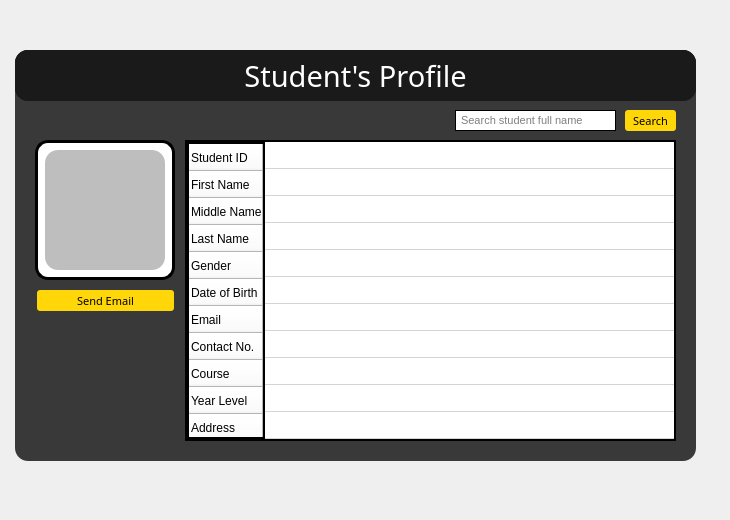
      <widget class="QWidget" name="Profile">
       <widget class="QLabel" name="label_31">
        <property name="geometry">
         <rect>
          <x>0</x>
          <y>0</y>
          <width>721</width>
          <height>511</height>
         </rect>
        </property>
        <property name="styleSheet">
         <string notr="true"/>
        </property>
        <property name="text">
         <string/>
        </property>
        <property name="pixmap">
         <pixmap>images/school2.png</pixmap>
        </property>
        <property name="scaledContents">
         <bool>true</bool>
        </property>
       </widget>
       <widget class="QFrame" name="frame_12">
        <property name="geometry">
         <rect>
          <x>15</x>
          <y>50</y>
          <width>681</width>
          <height>411</height>
         </rect>
        </property>
        <property name="styleSheet">
         <string notr="true">background-color:rgb(57, 57, 57);border-radius:13px</string>
        </property>
        <property name="frameShape">
         <enum>QFrame::StyledPanel</enum>
        </property>
        <property name="frameShadow">
         <enum>QFrame::Raised</enum>
        </property>
        <widget class="QFrame" name="frame_13">
         <property name="geometry">
          <rect>
           <x>0</x>
           <y>0</y>
           <width>681</width>
           <height>51</height>
          </rect>
         </property>
         <property name="styleSheet">
          <string notr="true">background-color:rgb(26, 26, 26)</string>
         </property>
         <property name="frameShape">
          <enum>QFrame::StyledPanel</enum>
         </property>
         <property name="frameShadow">
          <enum>QFrame::Raised</enum>
         </property>
         <widget class="QLabel" name="label_32">
          <property name="geometry">
           <rect>
            <x>0</x>
            <y>0</y>
            <width>681</width>
            <height>51</height>
           </rect>
          </property>
          <property name="font">
           <font>
            <family>Impact</family>
            <pointsize>22</pointsize>
           </font>
          </property>
          <property name="styleSheet">
           <string notr="true">color:white
</string>
          </property>
          <property name="text">
           <string>Student's Profile</string>
          </property>
          <property name="alignment">
           <set>Qt::AlignCenter</set>
          </property>
         </widget>
        </widget>
        <widget class="QLineEdit" name="searchprofile">
         <property name="geometry">
          <rect>
           <x>440</x>
           <y>60</y>
           <width>161</width>
           <height>21</height>
          </rect>
         </property>
         <property name="font">
          <font>
           <pointsize>8</pointsize>
          </font>
         </property>
         <property name="styleSheet">
          <string notr="true">background-color:white;color:black;border:1px solid black</string>
         </property>
         <property name="placeholderText">
          <string> Search student full name</string>
         </property>
        </widget>
        <widget class="QPushButton" name="btnsearchprofile">
         <property name="geometry">
          <rect>
           <x>610</x>
           <y>60</y>
           <width>51</width>
           <height>21</height>
          </rect>
         </property>
         <property name="font">
          <font>
           <family>Impact</family>
           <pointsize>8</pointsize>
          </font>
         </property>
         <property name="styleSheet">
          <string notr="true">QPushButton
{
background-color:rgb(255, 214, 8);
color:black; border-radius:3px
}

QPushButton::pressed
{
background-color : black;
color:rgb(255, 214, 8)
}</string>
         </property>
         <property name="text">
          <string>Search</string>
         </property>
        </widget>
        <widget class="QTableWidget" name="tableWidget_2">
         <property name="geometry">
          <rect>
           <x>170</x>
           <y>90</y>
           <width>491</width>
           <height>301</height>
          </rect>
         </property>
         <property name="font">
          <font>
           <family>Verdana</family>
           <pointsize>8</pointsize>
           <weight>75</weight>
           <bold>true</bold>
          </font>
         </property>
         <property name="styleSheet">
          <string notr="true">background-color:white;color:black;border:2px solid black;border-radius:0px</string>
         </property>
         <property name="columnCount">
          <number>1</number>
         </property>
         <attribute name="horizontalHeaderVisible">
          <bool>false</bool>
         </attribute>
         <attribute name="horizontalHeaderCascadingSectionResizes">
          <bool>false</bool>
         </attribute>
         <attribute name="horizontalHeaderDefaultSectionSize">
          <number>5000</number>
         </attribute>
         <attribute name="horizontalHeaderHighlightSections">
          <bool>true</bool>
         </attribute>
         <attribute name="verticalHeaderDefaultSectionSize">
          <number>27</number>
         </attribute>
         <row>
          <property name="text">
           <string>Student ID</string>
          </property>
         </row>
         <row>
          <property name="text">
           <string>First Name</string>
          </property>
         </row>
         <row>
          <property name="text">
           <string>Middle Name</string>
          </property>
         </row>
         <row>
          <property name="text">
           <string>Last Name</string>
          </property>
         </row>
         <row>
          <property name="text">
           <string>Gender</string>
          </property>
         </row>
         <row>
          <property name="text">
           <string>Date of Birth</string>
          </property>
         </row>
         <row>
          <property name="text">
           <string>Email</string>
          </property>
         </row>
         <row>
          <property name="text">
           <string>Contact No.</string>
          </property>
         </row>
         <row>
          <property name="text">
           <string>Course</string>
          </property>
         </row>
         <row>
          <property name="text">
           <string>Year Level</string>
          </property>
         </row>
         <row>
          <property name="text">
           <string>Address</string>
          </property>
         </row>
         <column>
          <property name="text">
           <string>1</string>
          </property>
         </column>
         <item row="0" column="0">
          <property name="text">
           <string/>
          </property>
         </item>
         <item row="1" column="0">
          <property name="text">
           <string/>
          </property>
         </item>
         <item row="2" column="0">
          <property name="text">
           <string/>
          </property>
         </item>
        </widget>
        <widget class="QFrame" name="frame_14">
         <property name="geometry">
          <rect>
           <x>20</x>
           <y>90</y>
           <width>140</width>
           <height>140</height>
          </rect>
         </property>
         <property name="minimumSize">
          <size>
           <width>140</width>
           <height>140</height>
          </size>
         </property>
         <property name="styleSheet">
          <string notr="true">background-color:white;color:black;border:3px solid black</string>
         </property>
         <property name="frameShape">
          <enum>QFrame::StyledPanel</enum>
         </property>
         <property name="frameShadow">
          <enum>QFrame::Raised</enum>
         </property>
         <widget class="QPushButton" name="ImageButton_3">
          <property name="geometry">
           <rect>
            <x>10</x>
            <y>10</y>
            <width>120</width>
            <height>120</height>
           </rect>
          </property>
          <property name="minimumSize">
           <size>
            <width>120</width>
            <height>120</height>
           </size>
          </property>
          <property name="styleSheet">
           <string notr="true">border:none;background-color:rgb(190, 190, 190)</string>
          </property>
          <property name="text">
           <string/>
          </property>
          <property name="iconSize">
           <size>
            <width>110</width>
            <height>110</height>
           </size>
          </property>
         </widget>
        </widget>
        <widget class="QPushButton" name="btnsendemail">
         <property name="geometry">
          <rect>
           <x>22</x>
           <y>240</y>
           <width>137</width>
           <height>21</height>
          </rect>
         </property>
         <property name="font">
          <font>
           <family>Arial Black</family>
           <pointsize>8</pointsize>
          </font>
         </property>
         <property name="styleSheet">
          <string notr="true">QPushButton
{
background-color:rgb(255, 214, 8);
color:black; border-radius:3px
}

QPushButton::pressed
{
background-color : black;
color:rgb(255, 214, 8)
}</string>
         </property>
         <property name="text">
          <string>Send Email</string>
         </property>
        </widget>
       </widget>
      </widget>
